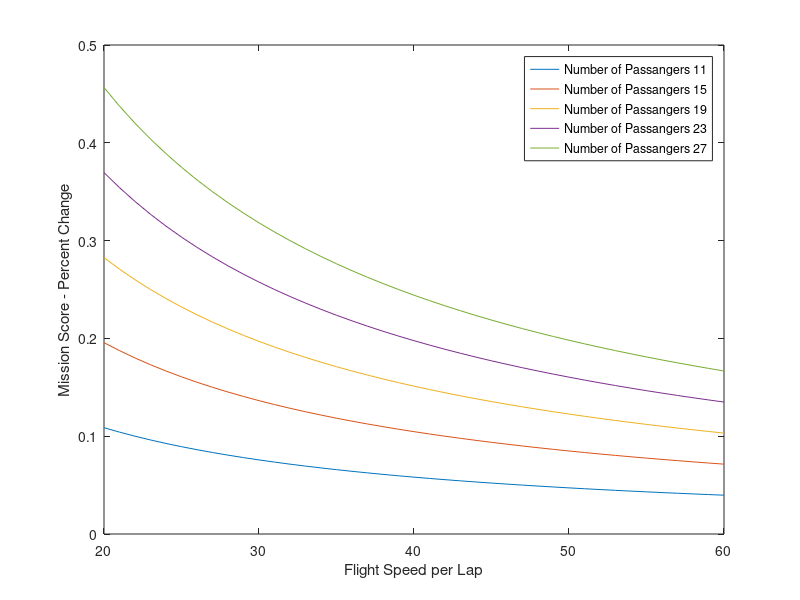
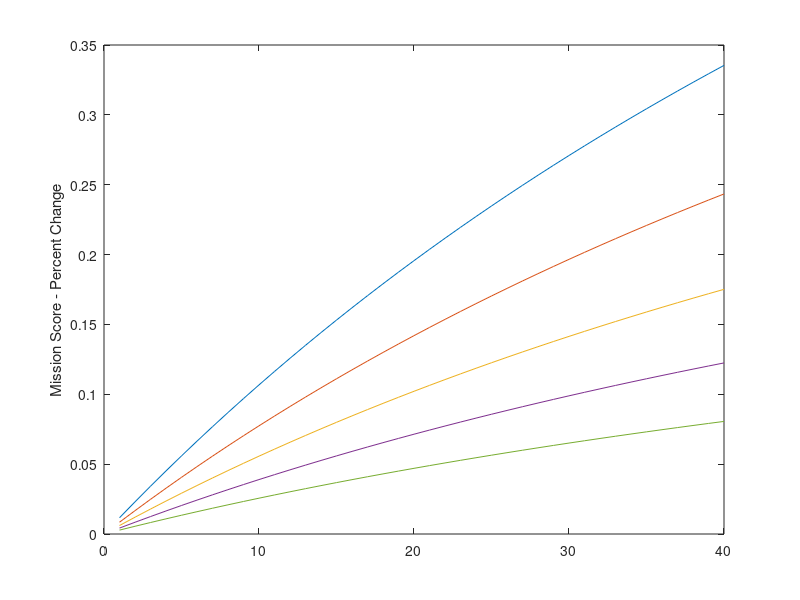

MATLAB code for these plots, in order: (Note: this script raises an error after producing the figures.)
 

%Mission 2 Score Analysis

passNum = 1:1:40;
missionTimePERLAP = 20:1:60;
missionScore = zeros(length(missionTimePERLAP), length(passNum));

for i = 1:length(missionTimePERLAP)
    for j = 1:length(passNum)
        missionScore(i,j) = passNum(j)/(missionTimePERLAP(i)*3);
    end
end

%passnumber = 6;
maxValueMission2 = max(max(missionScore));
missionScore = 1 + missionScore./maxValueMission2;
%flightTime = 30;

figure;
for i = 1:5
    plot(missionTimePERLAP, (missionScore(:, 11+(4*(i-1))) - missionScore(:, 6))./missionScore(:, 6), 'DisplayName', ['Number of Passangers ' num2str(11+(4*(i-1)))]);
    hold on;
end
xlabel('Flight Speed per Lap');
ylabel('Mission Score - Percent Change');
legend show;


figure;
for i = 1:5
    plot(passNum, (missionScore((4*(i)), :) - missionScore(31, :))./missionScore(31, :), 'DisplayName', ['Lap Speed ' num2str(missionTimePERLAP(4*(i)))]);
    hold on;
end

ylabel('Mission Score - Percent Change');

hold on;
yyaxis right;
plot(passNum, passNum.*(5/16), '-', 'DisplayName', 'Weight');

xlabel('Passanger Number');
ylabel('Additional Passanger Weight');
legend show;

figure;
surf(missionScore);
ylabel('Lap Speed - Seconds');
xlabel('Passenger Number');
zlabel('Score');
hold on;
saveas(gcf, 'Mission_2_3D_Plot.png');

%-------------------------------------------------------------

% Mission 3 Score Analysis
banner = 10:1:100;
laps = 1:1:30;
missionScore = zeros(length(laps), length(banner));

for i = 1:length(laps)
    for j = 1:length(banner)
        missionScore(i,j) = (banner(j)*laps(i));
    end
end

maxMissionScore3 = max(max(missionScore));
missionScore = 2 + missionScore ./ max(max(missionScore));

%----Drag on Banner----
DragBanner = 15; %Newtons 
rho = 1.225; %kg/m^3
Sref = 1250/1550.003; %m^2
V = 38/2.237; %m/s
CdBanner = 15/(0.5*V^2*rho*Sref);

for i = 1:length(laps)
    for j = 1:length(banner)
        EstimatedDragBanner(i,j) = (0.5*rho*(762*laps(i)/600)^2*CdBanner*((banner(j)/39.37)^2/5))/4.448;
    end
end


%-----Flight Speed-----
figure;
for i = 1:4
    plot(banner, (missionScore(11+(4*(i)), :) - missionScore(11+(4*(i-1)), :))./missionScore(11+(4*(i-1)), :), 'DisplayName', ['Number of Laps ' num2str(11+(4*(i)))]);
    hold on;
end
xlabel('Banner Length');
ylabel('Mission Score - Percent Change');
legend show;

figure;
for i = 1:4
    plot(banner, EstimatedDragBanner(11+(4*(i)), :), 'DisplayName', ['Banner Drag - Number of Laps ' num2str(11+(4*(i)))]);
    hold on;
end
xlabel('Banner Length');
ylabel('Banner Estimated Drag');
legend show;

figure;
surf(missionScore);
ylabel('Number of Laps');
xlabel('Banner Length - Inches');
zlabel('Score');
figure;
surf(EstimatedDragBanner);
hold on;
xlabel('Banner Length - Inches');
ylabel('Number of Laps');
zlabel('Estimated Drag - lbs');

%------------------------------------------------------------

syms PASSNUM LAPTIME BANNERLENGTH NUMLAP

M1 = 1; %Completing Mission 1
M2(PASSNUM, LAPTIME) = 1 + (PASSNUM./(LAPTIME.*3))/maxValueMission2;
M3(BANNERLENGTH, NUMLAP) = 2 + (BANNERLENGTH.*NUMLAP)/maxMissionScore3;

m2PassNum = diff(M2, PASSNUM);
m2laptime = diff(M2, LAPTIME);
m3bannerlength = diff(M3, BANNERLENGTH);
m3laptime = diff(M3, NUMLAP);

figure;
fsurf((abs(m2PassNum) + abs(m2laptime))*100, [1 40, 20, 60]);
zlabel('Precent Change in Score [%]');
ylabel('Single Lap Time [s]');
xlabel('Passenger QTY');
title('M2 Score Sensitivity Plot');
saveas(gcf, 'M2ScoreSensitivity.png');

figure;
fsurf((abs(m3bannerlength) + abs(m3laptime))*100, [10 100, 1 30]);
zlabel('Percent Change in Score [%]');
ylabel('Laps');
title('M3 Score Sensitivity Plot');
xlabel('Banner Length (in)');
saveas(gcf, 'M3ScoreSensitivity.png');
